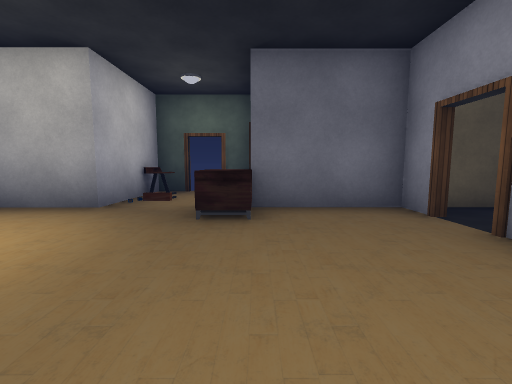
view 1 (above)

13 first-person views from a walk through a Unity game level. The camera is 1.4 m above the floor, tilts 6° down and sees 90° across. The floor is counted in squares, 2 m on a side. Each view is taken from the middle of a square. On the plan, view 1 faces up. The plan holds only what a view shows up to about 9 squares ahead; the rest is blank. Door leaves are left out, so doorways stand open. Some surface patterns are stand-ins.

view 2
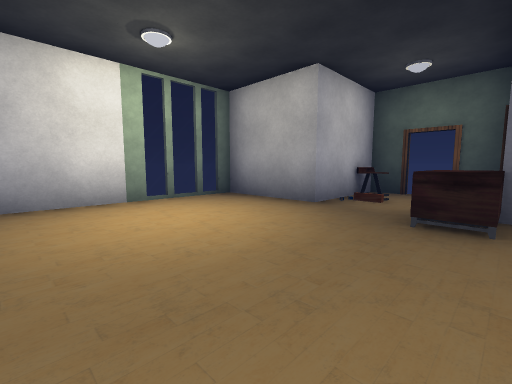

view 3
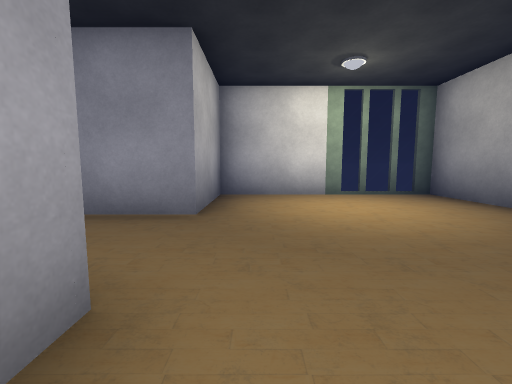

view 4
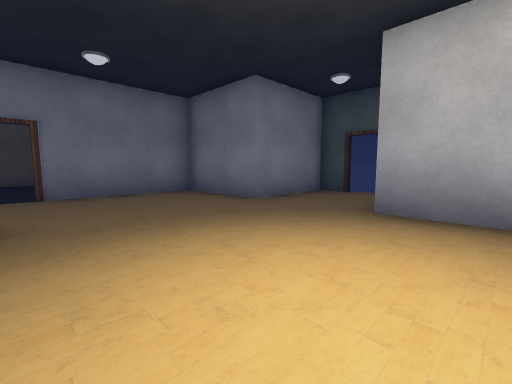

view 5
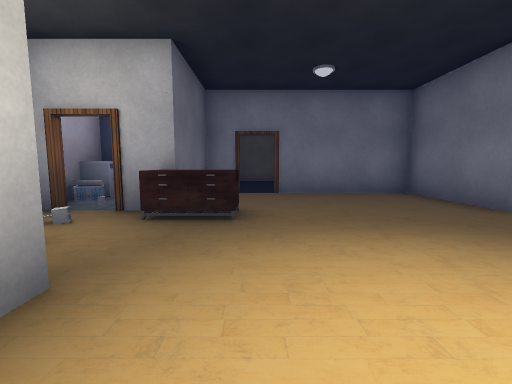

view 6
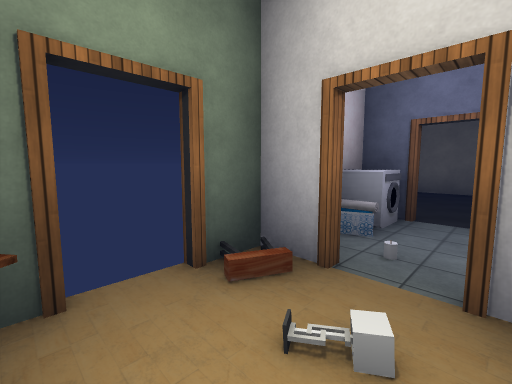

view 7
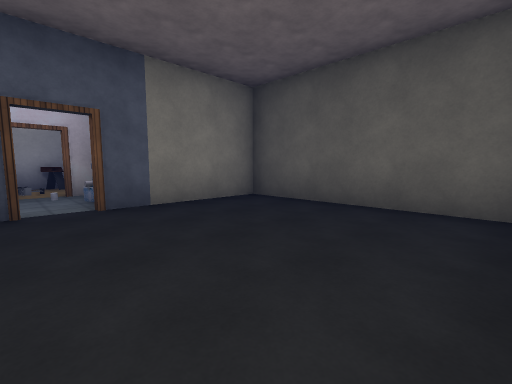

view 8
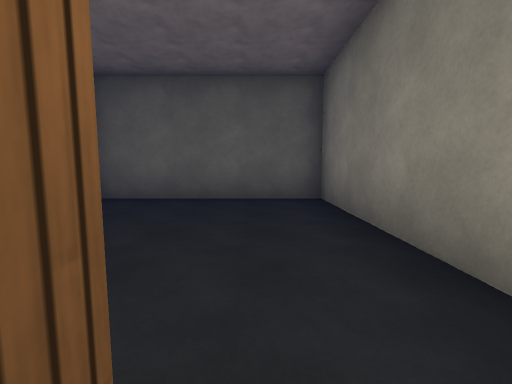

view 9
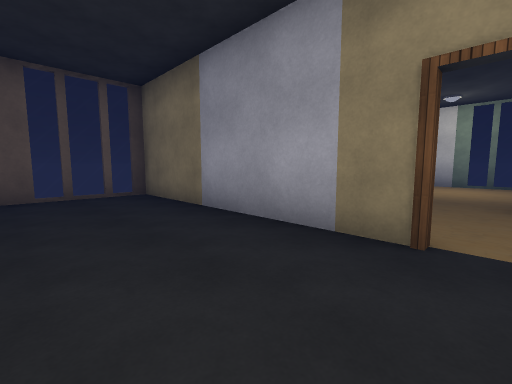

view 10
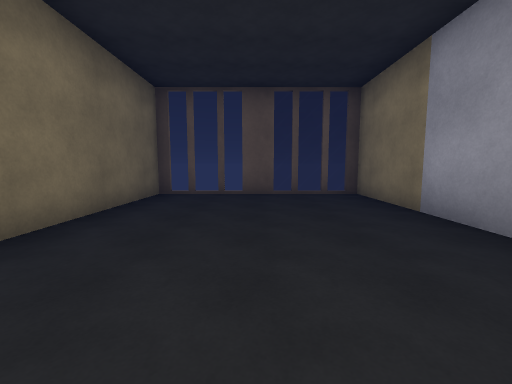

view 11
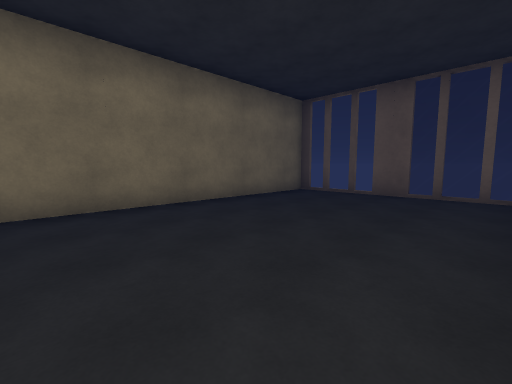

view 12
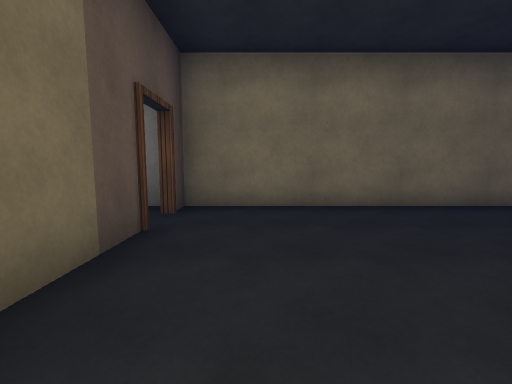

view 13
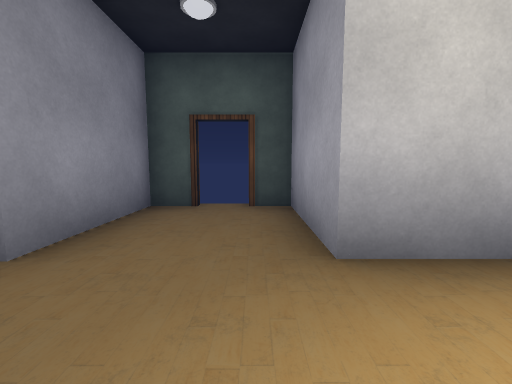

### Floor plan
Ten units are one square. View 1 is at (0, 0); x grows to the right and y downward. Boxes are objects, and circles mark ways between rooms. Rooms are numbered by the first view taken in them; rooms with no view inside come last. Other rooms are left out.
<svg viewBox="-56 -99 135 136">
<path fill="none" stroke="#000" d="M-1 -44 -1 -53M24 -42 4 -42M-1 -60 -1 -68 -10 -68M-51 -27 -51 8 -26 8 -26 32 -20 32M-18 -68 -26 -68 -26 -42 -51 -42M-11 32 -1 32 -1 8 24 8 24 -26M74 -52 74 -94 25 -94 25 -74M0 -66 0 -60M25 -26 25 32 54 32M74 32 74 -42 66 -42M59 -42 24 -42"/>
<rect x="-25" y="-65" width="10" height="10" fill="#bbb"><title>table</title></rect>
<rect x="-5" y="-45" width="10" height="10" fill="#bbb"><title>drawers</title></rect>
<rect x="5" y="-65" width="10" height="10" fill="#bbb"><title>basket</title></rect>
<rect x="15" y="-75" width="10" height="20" fill="#bbb"><title>other object</title></rect>
<circle cx="0" cy="-55" r="3" fill="#2a7"/>
<circle cx="20" cy="-30" r="3" fill="#2a7"/>
<circle cx="60" cy="-40" r="3" fill="#2a7"/>
<text x="-10" y="-20">1</text>
<text x="50" y="-70">2</text>
<text x="50" y="0">3</text>
</svg>
Room 1 opens to room 2. Room 1 opens to room 3. Room 2 opens to room 3.

Where each view was taken, in squares from view 1:
view 1: 0 up, 0 right, facing up
view 2: 0 up, 0 right, facing up-left
view 3: 0 up, 1 right, facing left
view 4: 3 up, 4 left, facing down-right
view 5: 3 up, 4 left, facing right
view 6: 5 up, 2 left, facing up-right
view 7: 5 up, 7 right, facing up-left
view 8: 4 up, 6 right, facing up
view 9: 3 up, 5 right, facing down-left
view 10: 3 up, 5 right, facing down
view 11: 3 up, 3 right, facing down-right
view 12: 3 up, 3 right, facing right
view 13: 1 up, 2 left, facing down
